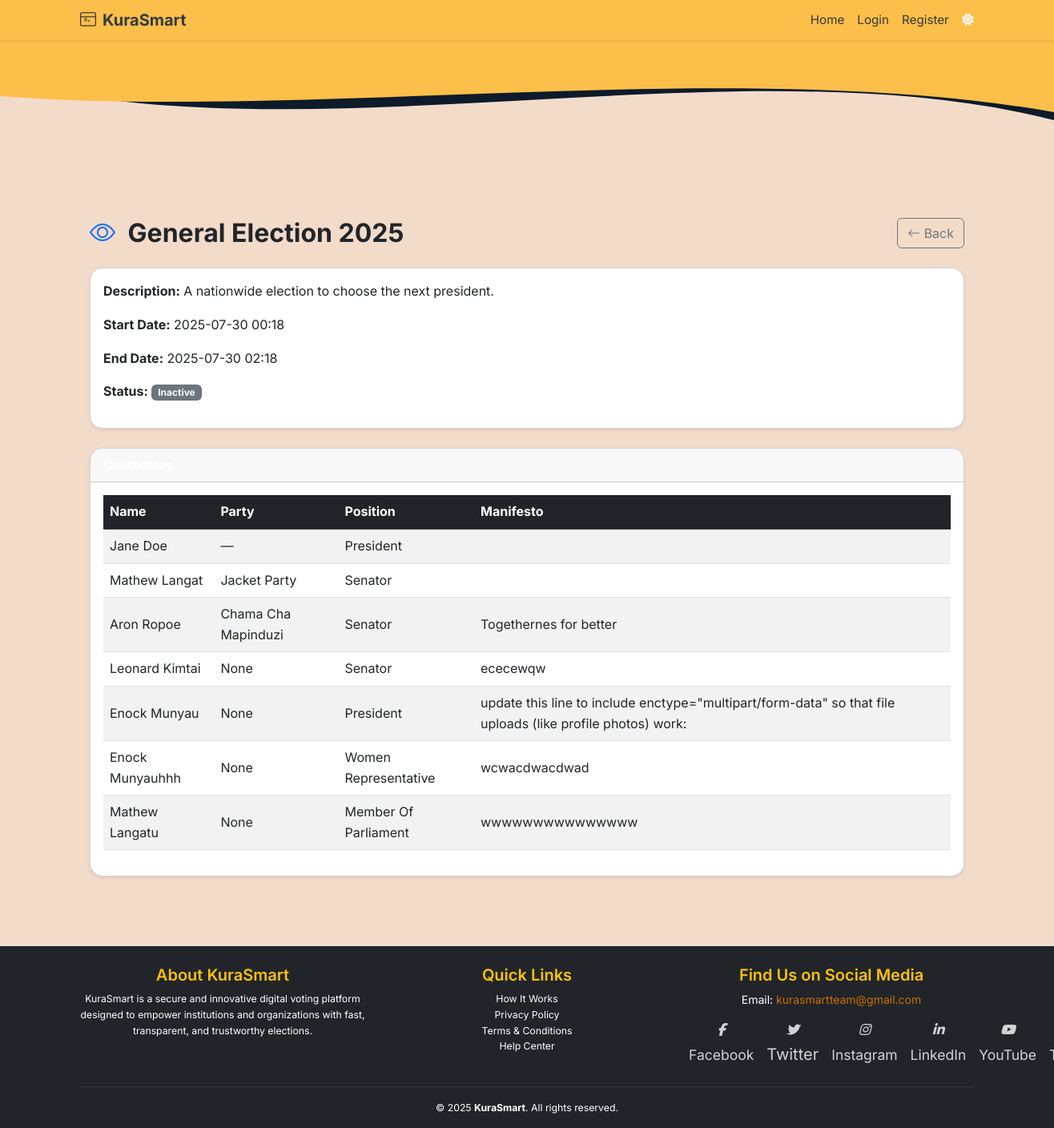
The page /admin/elections/1 on the database its author committed.
### app/models.py (models this page shows, shortened)
class Election(db.Model):
    __tablename__ = 'election'
    id = db.Column(db.Integer, primary_key=True)
    title = db.Column(db.String(255), nullable=False)
    description = db.Column(db.Text)
    start_date = db.Column(db.DateTime, nullable=False)
    end_date = db.Column(db.DateTime, nullable=False)
    is_active = db.Column(db.Boolean, default=True)
    status = db.Column(db.Enum(ElectionStatusEnum), nullable=False, default=ElectionStatusEnum.INACTIVE)
    created_at = db.Column(db.DateTime, default=datetime.utcnow)
    updated_at = db.Column(db.DateTime, onupdate=func.now())
    deactivated_by = db.Column(db.Integer, db.ForeignKey('users.id'))
    candidates = db.relationship('Candidate', back_populates='election', lazy='select')
    positions = db.relationship('Position', back_populates='election', lazy='select', cascade="all, delete-orphan")
    votes = db.relationship('Vote', back_populates='election', lazy='select')

class Candidate(db.Model):
    __tablename__ = 'candidate'
    id = db.Column(db.Integer, primary_key=True)
    user_id = db.Column(db.Integer, db.ForeignKey('users.id'), nullable=False)
    election_id = db.Column(db.Integer, db.ForeignKey('election.id'), nullable=False)
    position_id = db.Column(db.Integer, db.ForeignKey('position.id'), nullable=False)
    full_name = db.Column(db.String(100), nullable=False)
    profile_photo = db.Column(db.String(255))
    party_name = db.Column(db.String(100))
    position = db.Column(db.String(100), nullable=True)
    description = db.Column(db.Text)
    manifesto = db.Column(db.Text)
    approved = db.Column(db.Boolean, default=False)
    created_at = db.Column(db.DateTime, default=datetime.utcnow)
    user = db.relationship('User', back_populates='candidates')
    election = db.relationship('Election', back_populates='candidates')
    position_rel = db.relationship('Position', back_populates='candidates')
    votes = db.relationship('Vote', back_populates='candidate', lazy='dynamic')

### app/routes/web_auth.py (the view)
@admin_web_bp.route("/elections/<int:election_id>")
def view_election(election_id):
    election = Election.query.get_or_404(election_id)
    candidates = Candidate.query.filter_by(election_id=election_id).all()
    vote_counts = (
        db.session.query(Vote.candidate_id, func.count(Vote.id).label("vote_count"))
        .filter(Vote.election_id == election_id)
        .group_by(Vote.candidate_id)
        .all()
    )
    vote_count_map = {cid: count for cid, count in vote_counts}
    for candidate in candidates:
        candidate.vote_count = vote_count_map.get(candidate.id, 0)
    total_votes = sum(vote_count_map.values())
    return render_template(
        "admin/view_election.html",
        election=election,
        candidates=candidates,
        total_votes=total_votes,
    )

### app/templates/admin/view_election.html (shortened to what this page needs)
{% extends "base.html" %}
{% block content %}
<div class="container py-5" data-aos="fade-up">
  <div class="d-flex justify-content-between align-items-center mb-4">
    <h2 class="fw-bold mb-0">
      <i class="bi bi-eye me-2 text-primary"></i>
      {{ election.title }}
    </h2>
    <a href="{{ url_for('admin_web.manage_elections') }}" class="btn btn-outline-secondary">
      <i class="bi bi-arrow-left"></i> Back
    </a>
  </div>
  <div class="card shadow-sm rounded-4 mb-4">
    <div class="card-body">
      <p><strong>Description:</strong> {{ election.description or '—' }}</p>
      <p><strong>Start Date:</strong> {{ election.start_date.strftime('%Y-%m-%d %H:%M') }}</p>
      <p><strong>End Date:</strong> {{ election.end_date.strftime('%Y-%m-%d %H:%M') }}</p>
      <p>
        {% set status_clr = {'inactive':'secondary','active':'success','paused':'warning','ended':'danger'}.get(election.status.value,'dark') %}
        <strong>Status:</strong>
        <span class="badge bg-{{ status_clr }} text-light">{{ election.status.value.title() }}</span>
      </p>
    </div>
  </div>
  <div class="card shadow-sm rounded-4">
    <div class="card-header bg-gradient-secondary text-white fw-semibold rounded-top-4">
    </div>
    <div class="card-body">
      {% if candidates %}
        <div class="table-responsive">
          <table class="table table-striped align-middle">
            <thead class="table-dark">
              <tr>
                <th>Name</th>
                <th>Party</th>
                <th>Position</th>
                <th>Manifesto</th>
              </tr>
            </thead>
            <tbody>
              {% set sorted_candidates = candidates|sort(attribute='vote_count', reverse=True) %}
              {% set top_vote = sorted_candidates[0].vote_count if sorted_candidates else 0 %}
              {% for cand in sorted_candidates %}
                {% set is_leader = cand.vote_count == top_vote and top_vote > 0 %}
                {% set vote_percent = (cand.vote_count / total_votes * 100) if total_votes > 0 else 0 %}
                <tr class="{% if is_leader %}table-success fw-bold{% endif %}">
                  <td>
                    {{ cand.full_name }}
                  </td>
                  <td>{{ cand.party_name or '—' }}</td>
                  <td>{{ cand.position }}</td>
                  <td style="white-space:pre-wrap;">{{ cand.manifesto }}</td>
                </tr>
              {% endfor %}
            </tbody>
          </table>
        </div>
      {% else %}
        <p class="text-center text-muted">No candidates found for this election.</p>
      {% endif %}
    </div>
  </div>
</div>
{% endblock %}

### app/templates/base.html (shortened to what this page needs)
<!DOCTYPE html>
<html lang="en" data-bs-theme="auto">
<head>
  <link rel="stylesheet" href="https://cdn.jsdelivr.net/npm/bootstrap@5.3.3/dist/css/bootstrap.min.css">
  <link rel="stylesheet" href="https://cdnjs.cloudflare.com/ajax/libs/font-awesome/6.5.0/css/all.min.css"/>
  <link rel="stylesheet" href="https://cdn.jsdelivr.net/npm/aos@2.3.4/dist/aos.css">
  <link rel="stylesheet" href="https://cdn.jsdelivr.net/npm/bootstrap-icons@1.10.5/font/bootstrap-icons.css">
  <link rel="stylesheet" href="{{ url_for('static', filename='styles.css') }}">
  <link href="https://cdn.jsdelivr.net/npm/bootstrap@5.3.0/dist/css/bootstrap.min.css" rel="stylesheet">
</head>
<body class="text-dark d-flex flex-column min-vh-100">
  <nav class="navbar navbar-expand-lg sticky-top shadow-sm" style="background-color: #fcbf49;">
    <div class="container">
      <a class="navbar-brand fw-bold d-flex align-items-center gap-2" href="{{ url_for('main.index') }}">
        KuraSmart
      </a>
      <div class="collapse navbar-collapse" id="navCollapse">
        <ul class="navbar-nav ms-auto mb-2 mb-lg-0">
          <li class="nav-item">
            <a class="nav-link {% if request.endpoint == 'main.index' %}active{% endif %}" href="{{ url_for('main.index') }}">Home</a>
          </li>
          {% if current_user.is_authenticated %}
            <li class="nav-item">
              <a class="nav-link {% if request.endpoint in ['admin_web.dashboard', 'voter_web.dashboard'] %}active{% endif %}" href="{{ url_for('admin_web.dashboard') }}">
                Dashboard
              </a>
            </li>
            {% if current_user.is_super_admin or current_user.role == 'admin' %}
              <li class="nav-item">
                <a class="nav-link {% if request.endpoint == 'admin_web.dashboard' %}active{% endif %}" href="{{ url_for('admin_web.dashboard') }}">
                  Admin Panel
                </a>
              </li>
            {% endif %}
              <li class="nav-item dropdown">
                <a class="nav-link dropdown-toggle" href="#" id="userMenu" role="button" data-bs-toggle="dropdown" aria-expanded="false">
                  <div class="nav-profile-wrapper">
                    <div class="profile-initial bg10">
                      {{ current_user.full_name[0]|upper }}
                    </div>
                    <div class="user-name-hover">
                      {{ current_user.full_name }}
                    </div>
                  </div>
                </a>
                <ul class="dropdown-menu dropdown-menu-end small px-0"
                    style="min-width: 120px; background-color: transparent; border: none; box-shadow: none;">
                  <div class="px-1 pt-1" style="background-color: #e74c3c; border-radius: 5px; margin: 3px;">
                    <li>
                      <a class="dropdown-item text-white d-flex align-items-center gap-2"
                        href="{{ url_for('web_auth.logout') }}"
                        style="background-color: transparent !important; padding: 5px 7px; font-size: 13px; border-radius: 4px; transition: background-color 0.2s ease;">
                        <i class="fas fa-sign-out-alt fa-sm"></i> Logout
                      </a>
                    </li>
                  </div>
                  <div class="px-1 pb-1" style="background-color: #f39c12; border-radius: 5px; margin: 3px;">
                    <li>
                      <a class="dropdown-item text-white d-flex align-items-center gap-2"
                        href="#"
                        data-bs-toggle="modal"
                        data-bs-target="#faqModal"
                        style="
                          background-color: transparent !important; padding: 5px 7px;font-size: 13px; border-radius: 4px; transition: background-color 0.2s ease;">
                        <i class="fas fa-question-circle fa-sm"></i> FAQs
                      </a>
                    </li>
                  </div>
                </ul>
          {% else %}
            <li class="nav-item">
              <a class="nav-link {% if request.endpoint == 'web_auth.login' %}active{% endif %}" href="{{ url_for('web_auth.login') }}">Login</a>
            </li>
            <li class="nav-item">
              <a class="nav-link {% if request.endpoint == 'web_auth.register' %}active{% endif %}" href="{{ url_for('web_auth.register') }}">Register</a>
            </li>
          {% endif %}
        </ul>
        <span id="theme-toggle" class="text-light ms-2" title="Toggle theme" style="cursor: pointer;">
          <i class="fas fa-moon"></i>
        </span>
      </div>
    </div>
  </nav>
  <div class="position-relative">
    <svg viewBox="0 0 500 150" preserveAspectRatio="none" class="w-100" style="height: 150px; display: block;">
      <path d="M0,50 C150,150 350,0 500,100 L500,0 L0,0 Z" style="fill: #0d1b2a;"></path>
      <path d="M0,70 C150,100 350,20 500,90 L500,0 L0,0 Z" style="fill: #fcbf49;"></path>
    </svg>
  </div>
  <main class="container py-2 flex-grow-1">
    {% block content %}{% endblock %}
  </main>
  <footer class="bg-dark text-white pt-4 pb-3 border-top shadow-sm">
  <div class="container">
    <div class="row g-4">
      <div class="col-md-4">
        <h5 class="text-warning">About KuraSmart</h5>
        <p class="small">
          KuraSmart is a secure and innovative digital voting platform designed to empower institutions and organizations with fast, transparent, and trustworthy elections.
        </p>
      </div>
      <div class="col-md-4">
        <h5 class="text-warning">Quick Links</h5>
        <ul class="list-unstyled small">
          <li><a href="#" data-bs-toggle="modal" data-bs-target="#howItWorksModal">How It Works</a></li>
          <li><a href="#" data-bs-toggle="modal" data-bs-target="#privacyModal">Privacy Policy</a></li>
          <li><a href="#" data-bs-toggle="modal" data-bs-target="#termsModal">Terms & Conditions</a></li>
          <li><a href="#" data-bs-toggle="modal" data-bs-target="#helpCenterModal">Help Center</a></li>
        </ul>
      </div>
      <div class="col-md-4">
        <h5 class="text-warning">Find Us on Social Media</h5>
        <p style="font-size: 14px; margin-bottom: 8px;">
          Email: <a href="mailto:support@kurasmart.com" style="color:#cc7000; text-decoration: none;">kurasmartteam@gmail.com</a>
        </p>
        <div class="social-icons d-flex gap-3" style="position: relative; left: 0px;">
          <a href="https://www.facebook.com/home.php" title="Facebook"><i class="fab fa-facebook-f fs-6" style="font-style: italic;"></i><span class="small">Facebook</span></a>
          <a href="https://x.com/?lang=en" title="Twitter"><i class="fab fa-twitter fs-6" style="font-style: italic;"></i>Twitter</a>
          <a href="https://www.instagram.com/#reactivated" title="Instagram"><i class="fab fa-instagram fs-6" style="font-style: italic;"></i><span class="small">Instagram</span></a>
          <a href="https://www.linkedin.com" title="LinkedIn"><i class="fab fa-linkedin-in fs-6" style="font-style: italic;"></i><span class="small">LinkedIn</span></a>
          <a href="https://www.youtube.com" title="YouTube"><i class="fab fa-youtube fs-6" style="font-style: italic;"></i><span class="small">YouTube</span></a>
          <a href="https://www.tiktok.com" title="TikTok"> <span class="small">TikTok</span></a>
        </div>
      </div>
    </div>
    <hr class="border-secondary mt-4">
    <div class="text-center small">
      &copy; 2025 <strong>KuraSmart</strong>. All rights reserved.
    </div>
  </div>
</footer>
</body>
</html>

### app/static/styles.css (style rules this page uses)
body { font-family: 'Segoe UI', Tahoma, Geneva, Verdana, sans-serif; background-color: #f8f9fa; margin: 0; padding: 0; }
.navbar-brand { font-weight: bold; color: #343a40 !important; }
.navbar-nav .nav-item .nav-link { color: #343a40; }
footer { background-color: #f1f3f5; padding: 10px; text-align: center; font-size: 0.9rem; color: #6c757d; margin-top: 30px; }

### app/templates/base.html (style rules this page uses)
body { font-family: 'Inter', sans-serif; background-color: #F3DBCA; margin: 0; padding-bottom: 60px; line-height: 1.6; }
.navbar { padding-top: 0.25rem; padding-bottom: 0.25rem; font-size: 0.95rem; }
.navbar-brand svg { margin-top: -2px; }
footer { font-size: 0.875rem; }
footer h5 { font-weight: 600; }
.social-icons a { color: #ffffffcc; font-size: 1.2rem; transition: color 0.3s ease, transform 0.3s ease; }
html, body { height: 100%; }
@media (min-width: 600px) { .social-icons { margin-top: 0; } }
footer a { color: #ffffff; text-decoration: none; transition: all 0.3s ease; }
footer .social-icons a { font-size: 1.25rem; transition: transform 0.3s ease, color 0.3s ease; }

### rows shown on the page
Election: title "General Election 2025", description "A nationwide election to choose the next president.", start_date "2025-07-30 00:18", end_date "2025-07-30 02:18", status.value "Inactive"
Candidate: full_name "Jane Doe", party_name "—", position "President"
Candidate: full_name "Mathew Langat", party_name "Jacket Party", position "Senator"
Candidate: full_name "Aron Ropoe", party_name "Chama Cha Mapinduzi", position "Senator", manifesto "Togethernes for better"
Candidate: full_name "Leonard Kimtai", party_name "None", position "Senator", manifesto "ececewqw"
Candidate: full_name "Enock Munyau", party_name "None", position "President", manifesto "update this line to include enctype=\"multipart/form-data\" so that file uploads (like profile photos) work:"
Candidate: full_name "Enock Munyauhhh", party_name "None", position "Women Representative", manifesto "wcwacdwacdwad"
Candidate: full_name "Mathew Langatu", party_name "None", position "Member Of Parliament", manifesto "wwwwwwwwwwwwwww"
